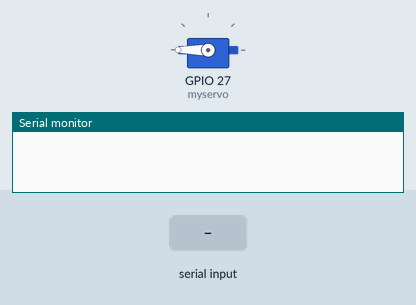
This sketch was run on a simulated ESP32. On the bench: servo, the last lines printed to the serial monitor. The test bench sets the inputs (shaded band). Nothing arrives over Bluetooth unless stated.

Above: at 1.2 s.
1.3 s: "on" received over the second serial link
At 3.6 s:
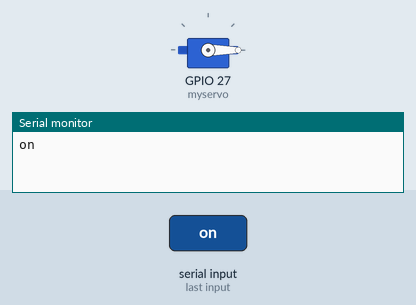
6.9 s: "on" received over the second serial link
At 8.05 s:
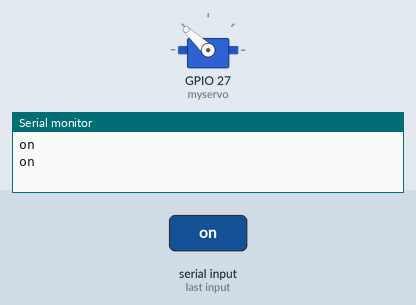
Timing chart, 0 to 11.5 s (numbered marks = the images above; inputs shaded):
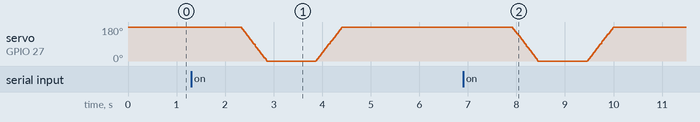

The sketch:

DoorOpener.ino
```cpp
#include "BluetoothSerial.h"
#include <Servo.h>
#include <string.h>

#if !defined(CONFIG_BT_ENABLED) || !defined(CONFIG_BLUEDROID_ENABLED)
#error Bluetooth is not enabled! Please run `make menuconfig` to and enable it
#endif

#define BT_NAME "Servo"

BluetoothSerial SerialBT;
Servo myservo;

bool isOpen=false;
int count = 0;

void setup() {
  Serial.begin(115200);
  SerialBT.begin(BT_NAME);
  myservo.attach(27);
  Init();
}

void loop() {
  String readBuf="";

  if (SerialBT.available()) {

    // BlueToothからデータ読み込み
    readBuf = SerialBT.readString();

    // シリアルモニタに受け取ったデータを表示
    Serial.println(readBuf);
    readBuf = readBuf.substring(0,2);

    if (readBuf.startsWith("on") && !isOpen){
      Open();
    }
  }
  if (isOpen){
    count = count + 1;
  } else {
    count = 0;
  }
  if(count > 50){
    Close();
    count=0;
  }
  delay(20);
}
void Open(){
  for (int pos = 180; pos >= 0; pos -= 1) { // goes from 0 degrees to 180 degrees
    // in steps of 1 degree
    myservo.write(pos);              // tell servo to go to position in variable 'pos'
    delay(3);                       // waits 15ms for the servo to reach the position
  }
  isOpen = true;
}
void Close(){
  for (int pos = 0; pos <= 180; pos += 1) { // goes from 180 degrees to 0 degrees
    myservo.write(pos);              // tell servo to go to position in variable 'pos'
    delay(3);                       // waits 15ms for the servo to reach the position
  }
  isOpen = false;
}
void Init(){
  myservo.write(180);
  delay(5);
}
```
